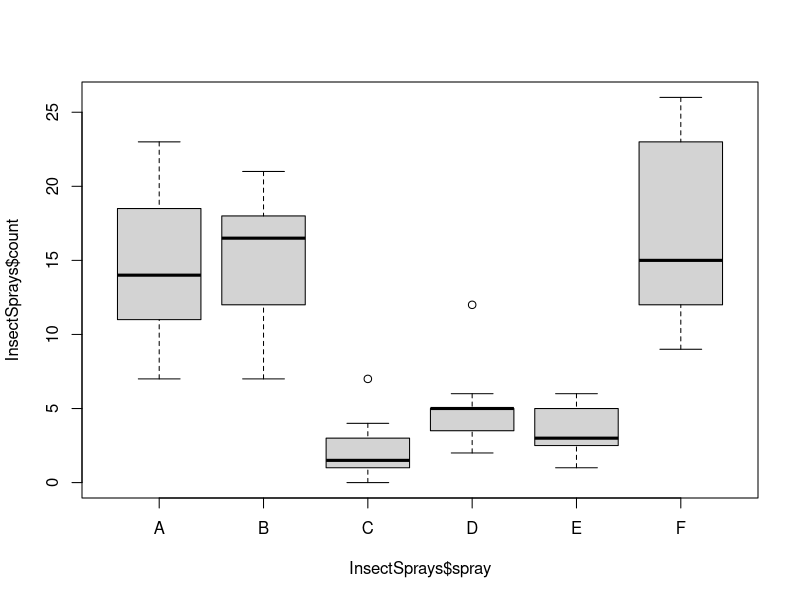
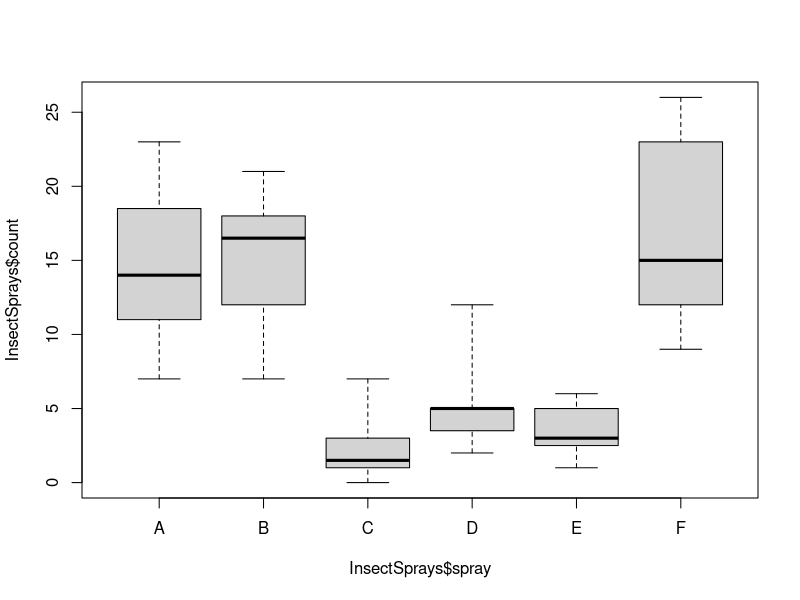
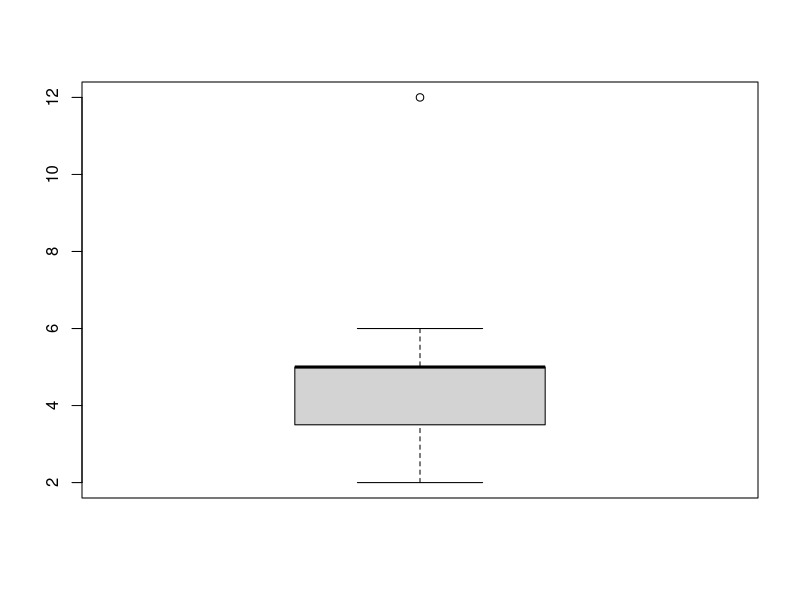
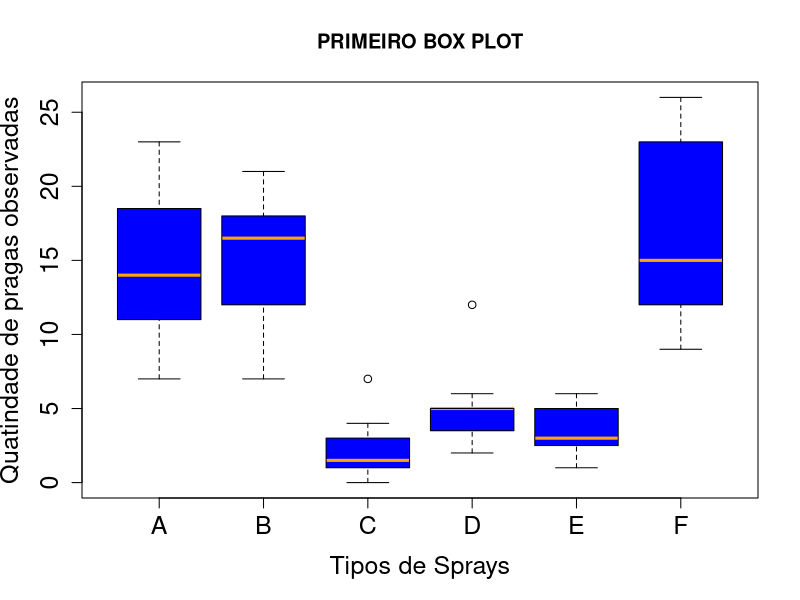

These charts were generated, in order, by the following R code:
data()
data(InsectSprays)
help("InsectSprays")
View(InsectSprays)
mean(InsectSprays$count) #média
min(InsectSprays$count)
max(InsectSprays$count)
median(InsectSprays$count)
amplitude<- max(InsectSprays$count) - min(InsectSprays$count)
var(InsectSprays$count) #variancia
sd(InsectSprays$count) #devio padrão
erropad<- sd(InsectSprays$count)/sqrt(length(InsectSprays$count)) #erro padrã0
coefvaria<- sd(InsectSprays$count)/mean(InsectSprays$count)*100 #coeficiente de variação

#avaliação exploratória dos dados
summary(InsectSprays)
?boxplot
boxplot(InsectSprays$count ~ InsectSprays$spray)
boxplot(InsectSprays$count ~ InsectSprays$spray, range = F)
median(InsectSprays$count[InsectSprays$spray == "B"]) #busca o item expecifico dentro da martrix
boxplot(InsectSprays$count[InsectSprays$spray == "D"])
boxplot(InsectSprays$count ~ InsectSprays$spray,
        xlab="Tipos de Sprays", 
        ylab = "Quatindade de pragas observadas", 
        cex.axis=1.5, 
        cex.lab=1.5, 
        main = "PRIMEIRO BOX PLOT",
        col ="blue",
        medcol = "orange")





